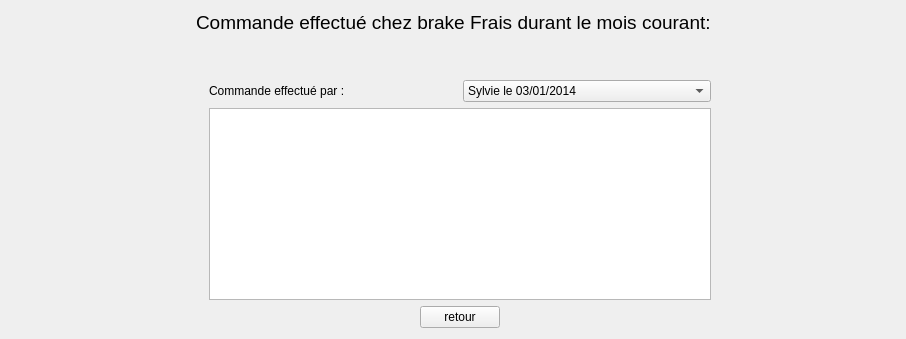
      <widget class="QWidget" name="page_Details">
       <layout class="QGridLayout" name="gridLayout">
        <item row="0" column="0">
         <spacer name="horizontalSpacer_9">
          <property name="orientation">
           <enum>Qt::Horizontal</enum>
          </property>
          <property name="sizeHint" stdset="0">
           <size>
            <width>185</width>
            <height>20</height>
           </size>
          </property>
         </spacer>
        </item>
        <item row="0" column="1" colspan="2">
         <widget class="QLabel" name="label_Detail">
          <property name="font">
           <font>
            <pointsize>14</pointsize>
           </font>
          </property>
          <property name="text">
           <string>Commande effectué chez brake Frais durant le mois courant:</string>
          </property>
         </widget>
        </item>
        <item row="0" column="3">
         <spacer name="horizontalSpacer_10">
          <property name="orientation">
           <enum>Qt::Horizontal</enum>
          </property>
          <property name="sizeHint" stdset="0">
           <size>
            <width>184</width>
            <height>20</height>
           </size>
          </property>
         </spacer>
        </item>
        <item row="1" column="2">
         <spacer name="verticalSpacer_2">
          <property name="orientation">
           <enum>Qt::Vertical</enum>
          </property>
          <property name="sizeType">
           <enum>QSizePolicy::Fixed</enum>
          </property>
          <property name="sizeHint" stdset="0">
           <size>
            <width>20</width>
            <height>20</height>
           </size>
          </property>
         </spacer>
        </item>
        <item row="2" column="1">
         <widget class="QLabel" name="label_4">
          <property name="text">
           <string/>
          </property>
         </widget>
        </item>
        <item row="3" column="2">
         <layout class="QHBoxLayout" name="horizontalLayout_3">
          <item>
           <widget class="QLabel" name="label_5">
            <property name="text">
             <string>Commande effectué par :</string>
            </property>
           </widget>
          </item>
          <item>
           <widget class="QComboBox" name="comboBox_Detail">
            <item>
             <property name="text">
              <string>Sylvie le 03/01/2014</string>
             </property>
            </item>
            <item>
             <property name="text">
              <string>Lulu le 05/01/2014</string>
             </property>
            </item>
           </widget>
          </item>
         </layout>
        </item>
        <item row="4" column="2">
         <layout class="QVBoxLayout" name="verticalLayout">
          <item>
           <widget class="QTableView" name="tableView"/>
          </item>
          <item>
           <layout class="QHBoxLayout" name="horizontalLayout">
            <item>
             <spacer name="horizontalSpacer_11">
              <property name="orientation">
               <enum>Qt::Horizontal</enum>
              </property>
              <property name="sizeHint" stdset="0">
               <size>
                <width>140</width>
                <height>20</height>
               </size>
              </property>
             </spacer>
            </item>
            <item>
             <widget class="QPushButton" name="pushButton">
              <property name="text">
               <string>retour</string>
              </property>
             </widget>
            </item>
            <item>
             <spacer name="horizontalSpacer_12">
              <property name="orientation">
               <enum>Qt::Horizontal</enum>
              </property>
              <property name="sizeHint" stdset="0">
               <size>
                <width>140</width>
                <height>20</height>
               </size>
              </property>
             </spacer>
            </item>
           </layout>
          </item>
         </layout>
        </item>
       </layout>
      </widget>
